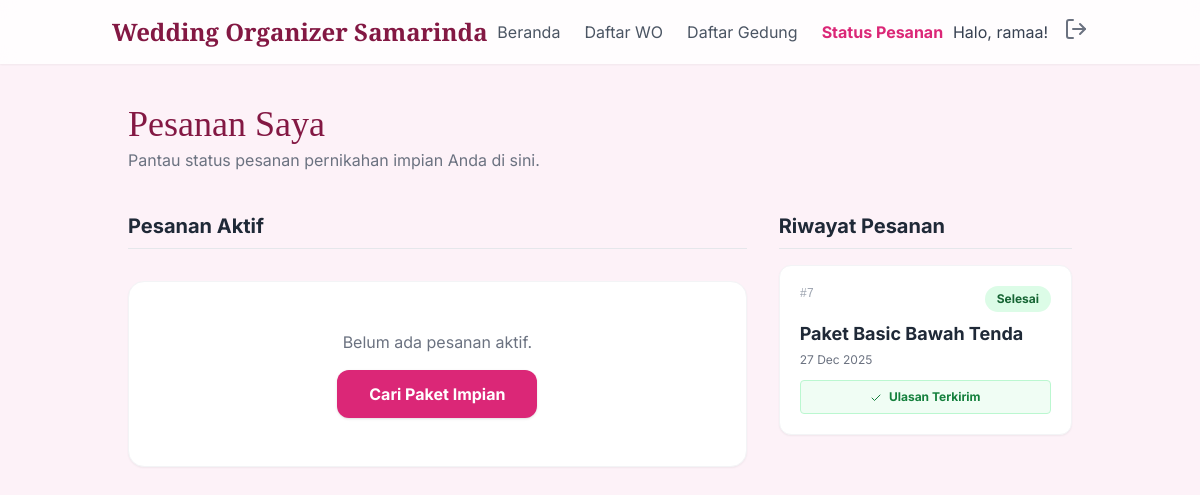
/status-pesanan/ (signed in), run on an earlier commit of the app's database.
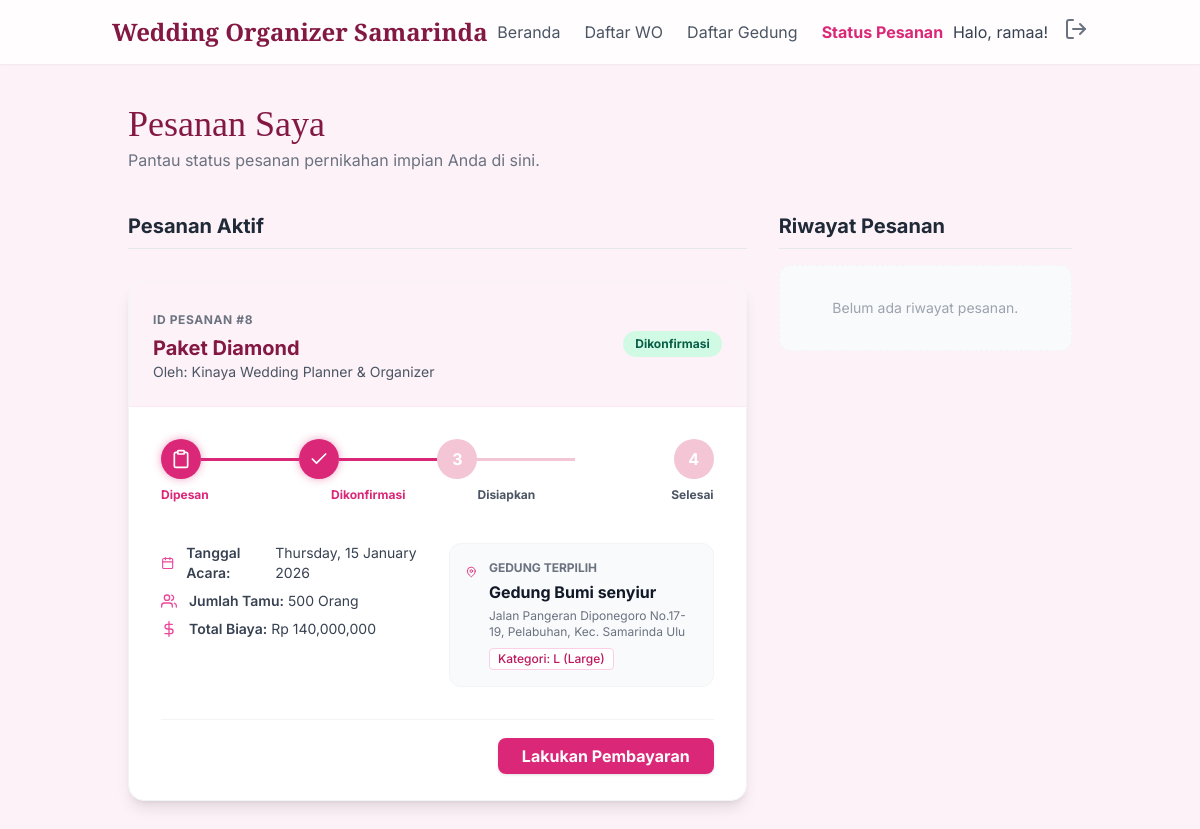
And on a later commit of the database.
### organizer/models.py (models this page shows, shortened)
class Pesanan(models.Model):
    STATUS_CHOICES = (
        ('menunggu', 'Menunggu Konfirmasi'),
        ('dikonfirmasi', 'Dikonfirmasi'),
        ('disiapkan', 'Sedang Disiapkan'),
        ('selesai', 'Selesai'),
        ('dibatalkan', 'Dibatalkan'),
    )
    PAYMENT_STATUS_CHOICES = (
        ('belum_bayar', 'Belum Dibayar'),
        ('lunas', 'Lunas'),
    )
    paket = models.ForeignKey('Paket', on_delete=models.CASCADE)
    customer = models.ForeignKey(settings.AUTH_USER_MODEL, on_delete=models.CASCADE)
    gedung_dipilih = models.ForeignKey('Gedung', on_delete=models.SET_NULL, null=True, blank=True, related_name='pesanan_gedung')
    tgl_acara = models.DateField()
    status = models.CharField(max_length=20, choices=STATUS_CHOICES, default='menunggu')
    tgl_pesan = models.DateTimeField(auto_now_add=True)
    nama_pasangan = models.CharField(max_length=200, null=True)
    telepon = models.CharField(max_length=20, null=True)
    lokasi_acara = models.CharField(max_length=255, null=True, help_text="Diisi manual jika paket Tanpa Gedung")
    jumlah_tamu = models.IntegerField(null=True)
    catatan = models.TextField(blank=True, null=True)
    status_pembayaran = models.CharField(max_length=20, choices=PAYMENT_STATUS_CHOICES, default='belum_bayar')
    catatan_pembatalan = models.TextField(blank=True, null=True)
    tgl_fitting = models.DateTimeField(null=True, blank=True, help_text="Jadwal fitting baju pengantin")
    tgl_survey = models.DateTimeField(null=True, blank=True, help_text="Jadwal survey lokasi/gedung")

class Paket(models.Model):
    KATEGORI_PAKET_CHOICES = [
        ('non_gedung', '❌ Tanpa Gedung / Venue Bebas'),
        ('S', '🏢 Gedung Small (S)'),
        ('M', '🏢 Gedung Medium (M)'),
        ('L', '🏢 Gedung Large (L)'),
    ]
    wo = models.ForeignKey(settings.AUTH_USER_MODEL, on_delete=models.CASCADE, related_name='paket_wo')
    nama_paket = models.CharField(max_length=100)
    harga = models.DecimalField(max_digits=12, decimal_places=2)
    deskripsi = models.TextField()
    foto = models.ImageField(upload_to='paket_fotos/', null=True, blank=True)
    is_active = models.BooleanField(default=True)
    kategori_gedung = models.CharField(
        max_length=20,
        choices=KATEGORI_PAKET_CHOICES,
        default='non_gedung',
        help_text="Tentukan apakah paket ini termasuk fasilitas gedung, dan kategori apa."
    )
    created_at = models.DateTimeField(default=timezone.now)

class Gedung(models.Model):
    KATEGORI_CHOICES = [
        ('S', 'S (Small)'),
        ('M', 'M (Medium)'),
        ('L', 'L (Large)'),
    ]
    wo = models.ForeignKey(
        settings.AUTH_USER_MODEL,
        on_delete=models.SET_NULL,
        null=True,
        blank=True,
        related_name='gedung_wo'
    )
    nama_gedung = models.CharField(max_length=100)
    lokasi = models.CharField(max_length=255)
    kapasitas = models.CharField(max_length=100)
    harga_sewa = models.DecimalField(max_digits=12, decimal_places=2)
    foto_gedung = models.ImageField(upload_to='gedung_photos/', null=True, blank=True)
    deskripsi = models.TextField(null=True, blank=True)
    kategori = models.CharField(max_length=1, choices=KATEGORI_CHOICES, default='M')
    fasilitas = models.TextField(null=True, blank=True)
    is_active = models.BooleanField(default=True, verbose_name="Status Aktif")
    created_at = models.DateTimeField(default=timezone.now)

### pengguna/models.py (models this page shows, shortened)
class ProfilWO(models.Model):
    user = models.OneToOneField(User, on_delete=models.CASCADE)
    nama_brand = models.CharField(max_length=100)
    logo = models.ImageField(upload_to='logos/', null=True, blank=True)
    foto_sampul = models.ImageField(upload_to='sampul/', null=True, blank=True)
    deskripsi = models.TextField()
    telepon = models.CharField(max_length=20)
    email_bisnis = models.EmailField()
    alamat = models.TextField()

### beranda/views.py (the view)
# urls.py: path('status-pesanan/', views.status_pesanan_view, name='status_pesanan'),
@login_required
def status_pesanan_view(request):
    if not hasattr(request.user, 'profil') or request.user.profil.role != 'customer':
        return redirect('index')
    semua_pesanan = Pesanan.objects.filter(customer=request.user).order_by('-tgl_pesan')
    pesanan_terbaru = semua_pesanan.filter(status__in=['menunggu', 'dikonfirmasi', 'disiapkan']).first()
    riwayat_pesanan = semua_pesanan.filter(status__in=['selesai', 'dibatalkan'])
    context = {
        'pesanan_terbaru': pesanan_terbaru,
        'riwayat_pesanan': riwayat_pesanan,
    }
    return render(request, 'beranda/status_pesanan.html', context)

### beranda/templates/beranda/status_pesanan.html (shortened to what the changed rows need)
{% load humanize %}
<!DOCTYPE html>
<html lang="id">
<head>
    <script src="https://cdn.tailwindcss.com"></script>
</head>
<body class="min-h-screen flex flex-col">
    <main class="container mx-auto p-6 md:p-10 flex-grow">
        <div class="mb-10">
            <h1 class="text-4xl font-serif-display text-primary-dark">Pesanan Saya</h1>
        </div>
        <div class="grid grid-cols-1 lg:grid-cols-3 gap-8">
            <div class="lg:col-span-2 space-y-8">
                <h2 class="text-xl font-bold text-gray-800 border-b pb-2">Pesanan Aktif</h2>
                {% if pesanan_terbaru %}
                <div class="bg-white rounded-2xl shadow-lg overflow-hidden border border-gray-100">
                    <div class="bg-pink-50 p-4 md:p-6 flex flex-col md:flex-row justify-between md:items-center border-b border-pink-100">
                        <div class="mb-2 md:mb-0">
                            <span class="text-xs text-gray-500 uppercase font-bold tracking-wider">ID Pesanan #{{ pesanan_terbaru.id }}</span>
                            <h3 class="text-xl font-bold text-primary-dark mt-1">{{ pesanan_terbaru.paket.nama_paket }}</h3>
                            <p class="text-sm text-gray-600">Oleh: {{ pesanan_terbaru.paket.wo.profilwo.nama_brand }}</p>
                        </div>
                        <div class="flex items-center">
                            <span class="status-badge status-{{ pesanan_terbaru.status }}">
                                {{ pesanan_terbaru.get_status_display }}
                            </span>
                        </div>
                    </div>
                    <div class="p-6 md:p-8">
                        <div class="w-full mb-10">
                            {% with status=pesanan_terbaru.status %}
                            <div class="flex">
                                <div class="step step-active w-1/4">
                                    <div class="step-icon"><i data-feather="clipboard" class="w-5 h-5"></i></div>
                                    <div class="step-line"></div>
                                </div>
                                <div class="step {% if status == 'dikonfirmasi' or status == 'disiapkan' or status == 'selesai' %}step-active{% else %}step-inactive{% endif %} w-1/4">
                                    <div class="step-icon">
                                        {% if status == 'dikonfirmasi' or status == 'disiapkan' or status == 'selesai' %}<i data-feather="check" class="w-5 h-5"></i>{% else %}2{% endif %}
                                    </div>
                                    <div class="step-line"></div>
                                </div>
                                <div class="step {% if status == 'disiapkan' or status == 'selesai' %}step-active{% else %}step-inactive{% endif %} w-1/4">
                                    <div class="step-icon">
                                        {% if status == 'disiapkan' or status == 'selesai' %}<i data-feather="package" class="w-5 h-5"></i>{% else %}3{% endif %}
                                    </div>
                                    <div class="step-line"></div>
                                </div>
                                <div class="step {% if status == 'selesai' %}step-active{% else %}step-inactive{% endif %} w-1/4 justify-end">
                                    <div class="step-icon">
                                        {% if status == 'selesai' %}<i data-feather="award" class="w-5 h-5"></i>{% else %}4{% endif %}
                                    </div>
                                </div>
                            </div>
                            <div class="flex justify-between text-center text-xs font-bold text-gray-600 mt-2">
                                <div class="w-1/4 text-left text-pink-600">Dipesan</div>
                                <div class="w-1/4 text-center {% if status == 'dikonfirmasi' or status == 'disiapkan' or status == 'selesai' %}text-pink-600{% endif %}">Dikonfirmasi</div>
                                <div class="w-1/4 text-center {% if status == 'disiapkan' or status == 'selesai' %}text-pink-600{% endif %}">Disiapkan</div>
                                <div class="w-1/4 text-right {% if status == 'selesai' %}text-pink-600{% endif %}">Selesai</div>
                            </div>
                            {% endwith %}
                        </div>
                        <div class="grid grid-cols-1 md:grid-cols-2 gap-6 text-sm text-gray-700">
                            <div>
                                <p class="flex items-center mb-2"><i data-feather="calendar" class="w-4 h-4 mr-3 text-pink-500"></i>
                                    <span class="font-semibold mr-1">Tanggal Acara:</span> {{ pesanan_terbaru.tgl_acara|date:"l, d F Y" }}
                                </p>
                                <p class="flex items-center mb-2"><i data-feather="users" class="w-4 h-4 mr-3 text-pink-500"></i>
                                    <span class="font-semibold mr-1">Jumlah Tamu:</span> {{ pesanan_terbaru.jumlah_tamu }} Orang
                                </p>
                                <p class="flex items-center"><i data-feather="dollar-sign" class="w-4 h-4 mr-3 text-pink-500"></i>
                                    <span class="font-semibold mr-1">Total Biaya:</span> Rp
                                    {% if pesanan_terbaru.gedung_dipilih %}
                                        {{ pesanan_terbaru.paket.harga|add:pesanan_terbaru.gedung_dipilih.harga_sewa|intcomma }}
                                    {% else %}
                                        {{ pesanan_terbaru.paket.harga|intcomma }}
                                    {% endif %}
                                </p>
                            </div>
                            <div class="bg-gray-50 p-4 rounded-xl border border-gray-100">
                                <div class="flex items-start">
                                    <i data-feather="map-pin" class="w-5 h-5 mr-3 text-pink-600 mt-0.5"></i>
                                    <div>
                                        {% if pesanan_terbaru.gedung_dipilih %}
                                            <p class="text-xs text-gray-500 uppercase font-bold mb-1">Gedung Terpilih</p>
                                            <p class="font-bold text-gray-900 text-base">{{ pesanan_terbaru.gedung_dipilih.nama_gedung }}</p>
                                            <p class="text-xs text-gray-500 mt-1">{{ pesanan_terbaru.gedung_dipilih.lokasi }}</p>
                                            <span class="inline-block mt-2 px-2 py-0.5 bg-white border border-pink-200 rounded text-xs text-pink-700 font-medium">
                                                Kategori: {{ pesanan_terbaru.gedung_dipilih.get_kategori_display }}
                                            </span>
                                        {% endif %}
                                    </div>
                                </div>
                            </div>
                        </div>
                        <div class="text-right mt-8 pt-6 border-t border-gray-100">
                            {% if pesanan_terbaru.status == 'menunggu' %}
                                <p class="text-xs text-gray-500 mb-2">Ingin mengubah rencana?</p>
                                <button onclick="openCancelModal('{{ pesanan_terbaru.id }}')" class="text-sm text-red-600 hover:underline font-semibold">Batalkan Pesanan</button>
                            {% elif pesanan_terbaru.status == 'dikonfirmasi' %}
                                {% if pesanan_terbaru.status_pembayaran == 'belum_bayar' %}
                                    <a href="{% url 'halaman_pembayaran' pesanan_terbaru.id %}" class="btn-primary py-2 px-6 rounded-lg font-bold shadow animate-pulse">Lakukan Pembayaran</a>
                                {% else %}
                                    <p class="text-green-600 font-bold flex items-center justify-end"><i data-feather="check-circle" class="w-4 h-4 mr-2"></i> Pembayaran Lunas</p>
                                {% endif %}
                            {% elif pesanan_terbaru.status == 'disiapkan' %}
                                <p class="text-blue-600 font-bold">Pesanan sedang disiapkan!</p>
                            {% endif %}
                        </div>
                    </div>
                </div>
                {% else %}
                <div class="bg-white text-center p-12 rounded-2xl shadow-sm border border-gray-100">
                    <p class="text-gray-500 mb-4">Belum ada pesanan aktif.</p>
                    <a href="{% url 'daftar_wo' %}" class="btn-primary inline-block py-3 px-8 rounded-xl font-bold shadow">Cari Paket Impian</a>
                </div>
                {% endif %}
            </div>
            <div>
                <h2 class="text-xl font-bold text-gray-800 border-b pb-2 mb-4">Riwayat Pesanan</h2>
                <div class="space-y-4">
                    {% for riwayat in riwayat_pesanan %}
                    <div class="bg-white p-5 rounded-xl shadow-sm border border-gray-100 hover:shadow-md transition duration-200">
                        <div class="flex justify-between items-start mb-2">
                            <span class="text-xs font-mono text-gray-400">#{{ riwayat.id }}</span>
                            <span class="status-badge status-{{ riwayat.status }}">{{ riwayat.get_status_display }}</span>
                        </div>
                        <h4 class="font-bold text-gray-800 text-lg mb-1">{{ riwayat.paket.nama_paket }}</h4>
                        <p class="text-xs text-gray-500 mb-3">{{ riwayat.tgl_pesan|date:"d M Y" }}</p>
                        {% if riwayat.status == 'selesai' %}
                            {% if riwayat.data_ulasan %}
                                <div class="mt-2 bg-green-50 p-2 rounded text-center text-xs font-bold text-green-700 border border-green-200">
                                    <i data-feather="check" class="w-3 h-3 inline mr-1"></i> Ulasan Terkirim
                                </div>
                            {% else %}
                                <button onclick="openReviewModal('{{ riwayat.id }}')" class="w-full mt-2 bg-yellow-100 hover:bg-yellow-200 text-yellow-800 text-sm font-bold py-2 rounded-lg transition flex items-center justify-center shadow-sm">
                                    <i data-feather="star" class="w-4 h-4 mr-2"></i> Beri Ulasan
                                </button>
                            {% endif %}
                        {% endif %}
                    </div>
                    {% empty %}
                    <div class="text-center py-8 bg-gray-50 rounded-xl border border-dashed border-gray-100">
                        <p class="text-sm text-gray-400">Belum ada riwayat pesanan.</p>
                    </div>
                    {% endfor %}
                </div>
            </div>
        </div>
    </main>
</body>
</html>

What changed in the data, as far as the page shows it:
removed Pesanan: id "7", status "Selesai", paket.nama_paket "Paket Basic Bawah Tenda", tgl_pesan "27 Dec 2025", shows "Ulasan Terkirim"
now on this page (row edited): Pesanan: id "8", paket.nama_paket "Paket Diamond", paket.wo.profilwo.nama_brand "Kinaya Wedding Planner & Organizer", status "Dikonfirmasi", tgl_acara "Thursday, 15 January 2026", jumlah_tamu "500", paket.harga|add "140,000,000", gedung_dipilih.nama_gedung "Gedung Bumi senyiur", gedung_dipilih.lokasi "Jalan Pangeran Diponegoro No.17-19, Pelabuhan, Kec. Samarinda Ulu", gedung_dipilih.kategori "L (Large)"
changed Pesanan: gedung_dipilih_id 7 → 8 (drawn); status_pembayaran "lunas" → "belum_bayar" (drawn)
Also different on the page:
text no longer shown: "Belum ada pesanan aktif. Cari Paket Impian"
text now shown: "ID PESANAN # Oleh: 3 4 Dipesan Dikonfirmasi Disiapkan Selesai Tanggal Acara: Jumlah Tamu: Orang Total Biaya: Rp GEDUNG TERPILIH Kategori: Lakukan Pembayaran Belum ada riwayat pesanan."
